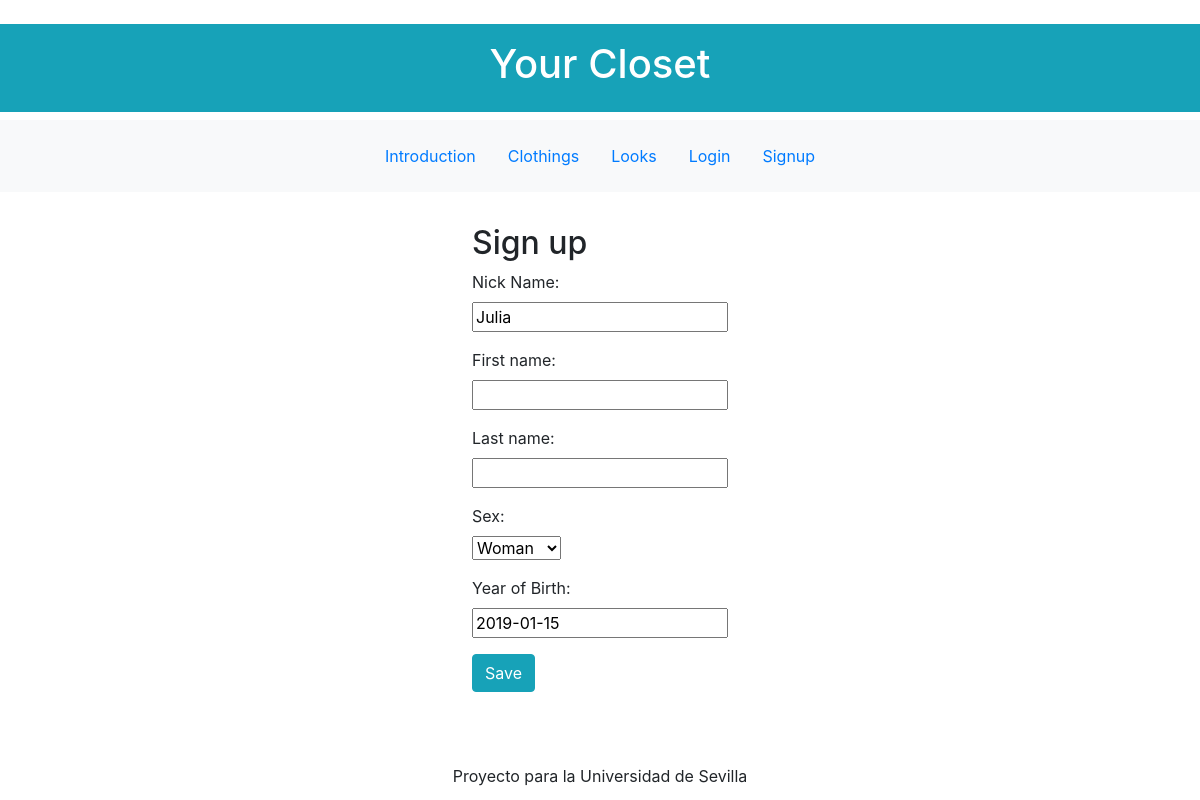
/profile/edit_user/1, run on the app's committed database.
### clothesLookApp/models.py (models this page shows)
class User(AbstractBaseUser, PermissionsMixin):
    SEX_OPTIONS = (
        ('M', 'Man'),
        ('W', 'Woman'),
    )
    nickName = models.CharField(_('Nick Name'),unique=True, max_length=30)
    first_name = models.CharField(_('First name'),max_length=30, blank=True)
    last_name = models.CharField(_('Last name'),max_length=60, blank=True)
    year_birth = models.DateField(_('Year of Birth'),null=True)
    sex = models.CharField(_('Sex'),max_length=1, choices=SEX_OPTIONS, null=True)
    is_active = models.BooleanField(_('Is active'),default=True)
    is_staff = models.BooleanField(_('Is staf'),default=False)
    objects = UserManager()
    USERNAME_FIELD = 'nickName'
    REQUIRED_FIELDS = []

### clothesLookApp/views.py (the view)
# urls.py: re_path(r'edit_user/(?P<id_user>\d+)',views.edit_user),
def edit_user(request,id_user):
    User = get_user_model()
    user=User.objects.get(id=id_user)
    if request.method == 'GET':
        form=UserChangeForm(instance=user)
    else:
        form=UserChangeForm(request.POST,instance=user)
        if form.is_valid():
            form.save()
        return render(request, 'profile.html', {"user": user})
    return render(request, 'edit_user.html', {'form': form})

### clothesLookApp/forms.py (shortened to what this page needs)
class UserChangeForm(forms.ModelForm):
    class Meta:
        model = User
        fields = ('nickName','first_name','last_name','sex','year_birth')

### templates/edit_user.html (shortened to what this page needs)
{% extends 'banner.html' %}
{% block contenido %}
  <h2>Sign up</h2>
  <form method="post">
    {% for field in form %}
      <p>
        {{ field.label_tag }}<br>
        {{ field }}
      </p>
    {% endfor %}
    <button type="submit" class="btn btn-info">Save</button>
  </form>
{% endblock %}

### data on the page
User: form "Julia" "Woman" "2019-01-15"

### other printed values
{{ field.label_tag }} "Nick Name:" "First name:" "Last name:" "Sex:" "Year of Birth:"
